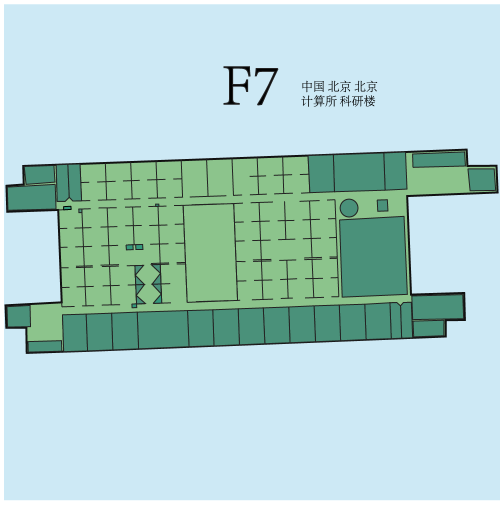
#> input picture data/f7.png, 1008 x 1009 px (shown at 1/2 size)
$ python tmp.py
#> lines starting #> are read from the running program, lines starting #| are printed output that depends on the picture
import matplotlib.pyplot as plt
import numpy as np
import matplotlib.image as img
from utils import *

if __name__ == '__main__':
    fig = plt.figure(figsize=(8, 8))
    plt.axis([0, 1008, 1009, 0])
    bgimg = img.imread('data/f7.png')
#> bgimg is the input picture: shape (1009, 1008, 4) float32; mean R, G, B, A 0.693, 0.835, 0.808, 0.999
    imgplot = plt.imshow(bgimg)

    pos_xt = [291, 300, 653, 643, 291]
    pos_yt = [404, 617, 602, 393, 404]
    plt.plot(pos_xt, pos_yt, 'black', ls='--', label='Ref')
    plt.legend()
    plt.show()
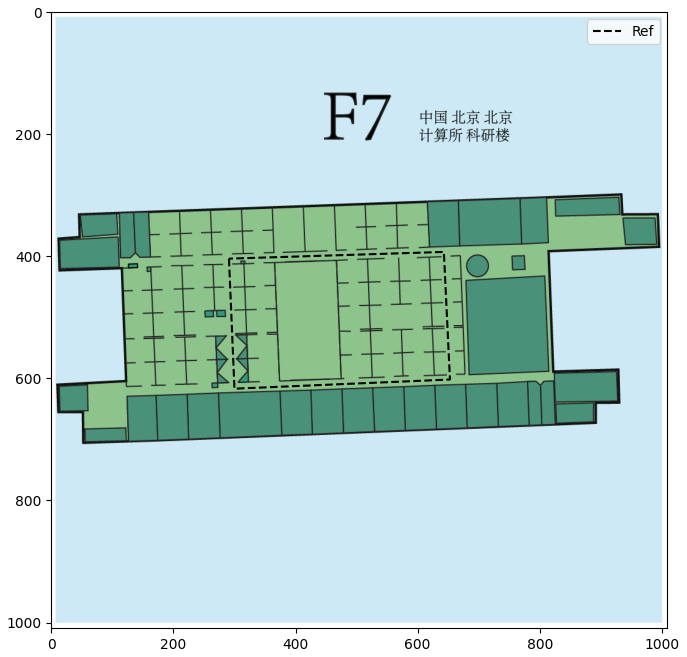
#> figure drawn by matplotlib, 1 panel
